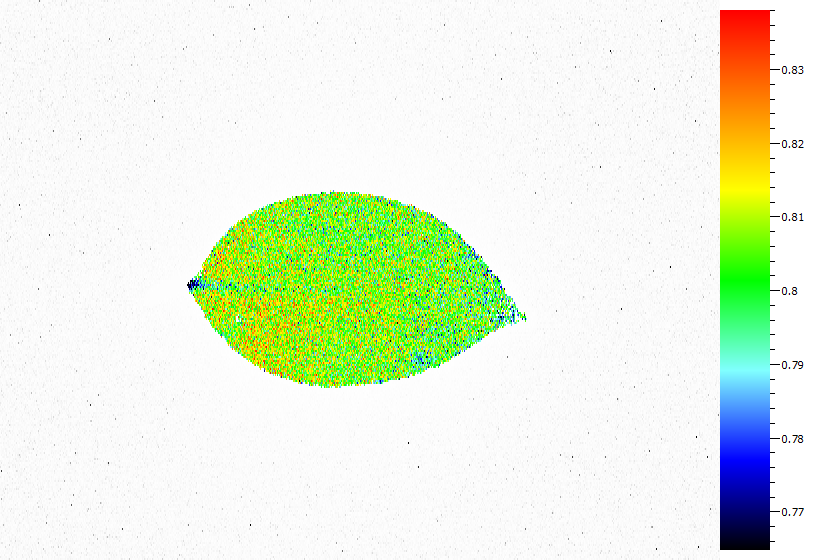
#> input picture test/img/bar.bmp, 820 x 560 px, found by its file name
$ python get_bar.py
#> lines starting #> are read from the running program, lines starting #| are printed output that depends on the picture; after the words box and inside, x2 and y2 are one past the last pixel; in counts of white or black regions, pixels touching at a corner belong together
import cv2

def main():
    img = cv2.imread('bar.bmp')
#> img is the input picture: shape (560, 820, 3); mean B, G, R 220.3, 242.5, 231.4
    img_gray = cv2.cvtColor(img, cv2.COLOR_BGR2GRAY)
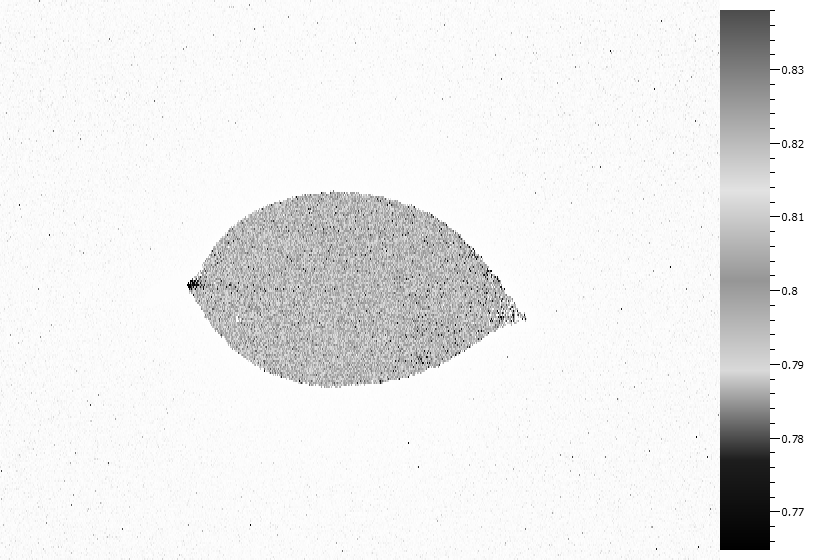
#> img_gray: shape (560, 820); min 0, max 255, mean 236.6
    #img_gray = cv2.blur(img_gray, (5,5))
    _, bin = cv2.threshold(img_gray, 230, 255, cv2.THRESH_BINARY_INV)
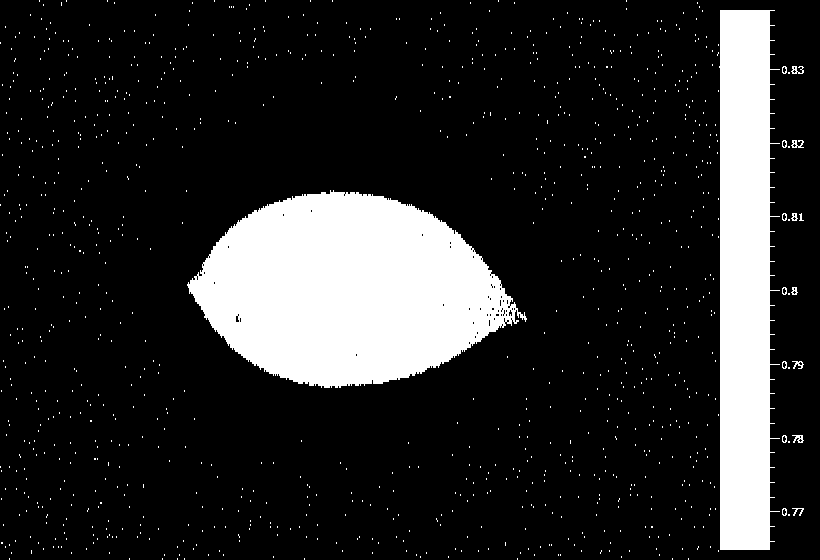
#> bin: shape (560, 820); 16.5% white; 1062 white regions (1046 under 20 px)
    cnts_list, _ = cv2.findContours(bin, cv2.RETR_EXTERNAL, cv2.CHAIN_APPROX_SIMPLE)
#> cnts_list = 1062 contours, 1047 with area under 20; largest, box (x1, y1, x2, y2) and area: (187, 190, 527, 388) 45268, (719, 10, 780, 550) 26450, (792, 435, 804, 443) 40, (791, 140, 804, 148) 39, (791, 66, 804, 74) 36
    cnts_list = list(filter(lambda x: cv2.contourArea(x) > 500, cnts_list))
#> cnts_list = 2 contours; box (x1, y1, x2, y2) and area: (187, 190, 527, 388) 45268, (719, 10, 780, 550) 26450
    x,y,w,h = cv2.boundingRect(cnts_list[0])
#> x = 187; y = 190; w = 340; h = 198
    img = cv2.rectangle(img, (x,y),(x+w,y+h),(0,255,0),3)
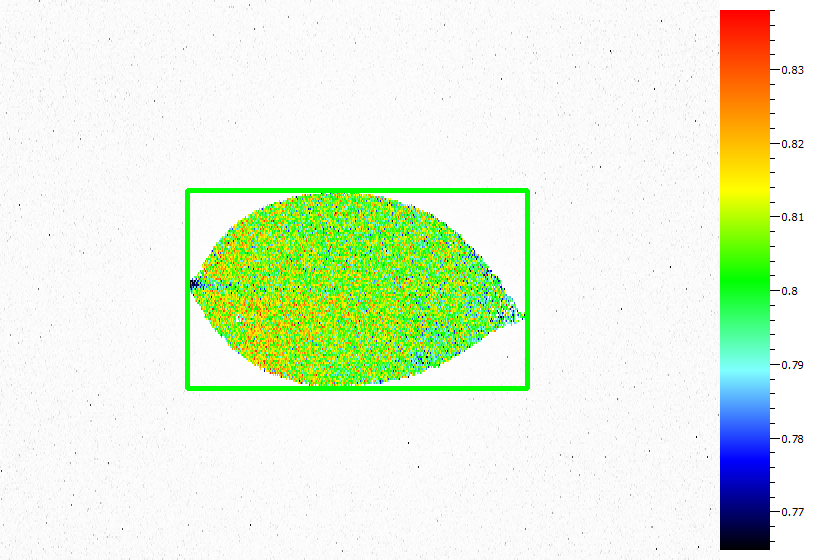
#> img: shape (560, 820, 3); 1.17% of pixels changed, all inside (x1, y1, x2, y2) = (185, 188, 530, 391)
    print(x,y,w,h)
#| 187 190 340 198
    if check_bar(w, h, img.shape[0]):
        print('koreha bar')
    else:
        print('bar janai')
    cv2.imwrite('teest.png', img)

def check_bar(w, h, ih):
#> called with w = 340, h = 198, ih = 560
    hi = h / w
#> hi = 0.582
    if hi > 0.7:
        tate = True
    else:
        tate = False
    img_hi = h / ih
#> img_hi = 0.354
    if img_hi > 0.8:
        img_tate = True
    else:
        img_tate = False
    if tate and img_tate:
        return True
    else:
        return False


if __name__ == '__main__':
    main()

$ run again, with test/img/2.png saved as test/img/bar.bmp
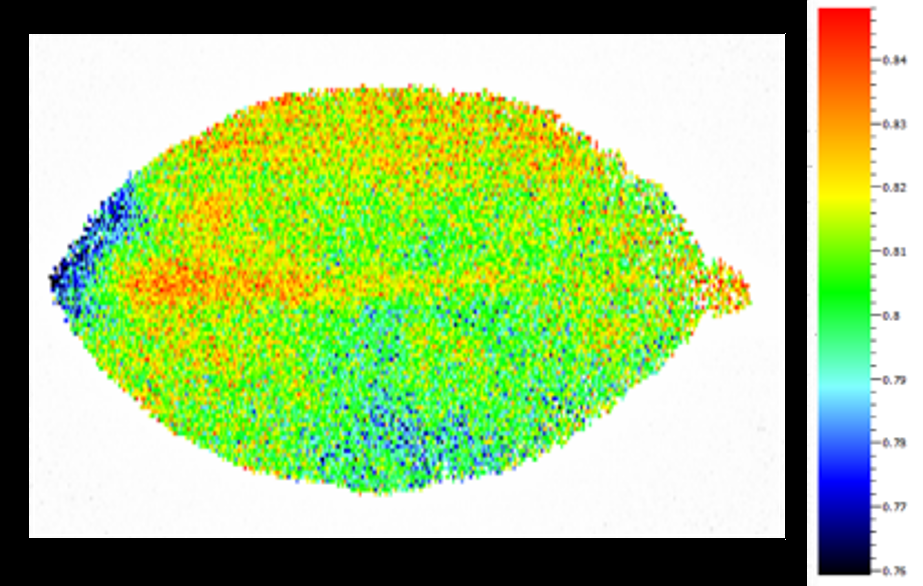
#> input picture test/img/2.png, 923 x 586 px, found by its file name
#> in main, img is the input picture: shape (586, 923, 3); mean B, G, R 124.4, 194.1, 161.3
#> in main, `_, bin = cv2.threshold(img_gray, 230, 255, cv2.THRESH_BINARY_INV)`:
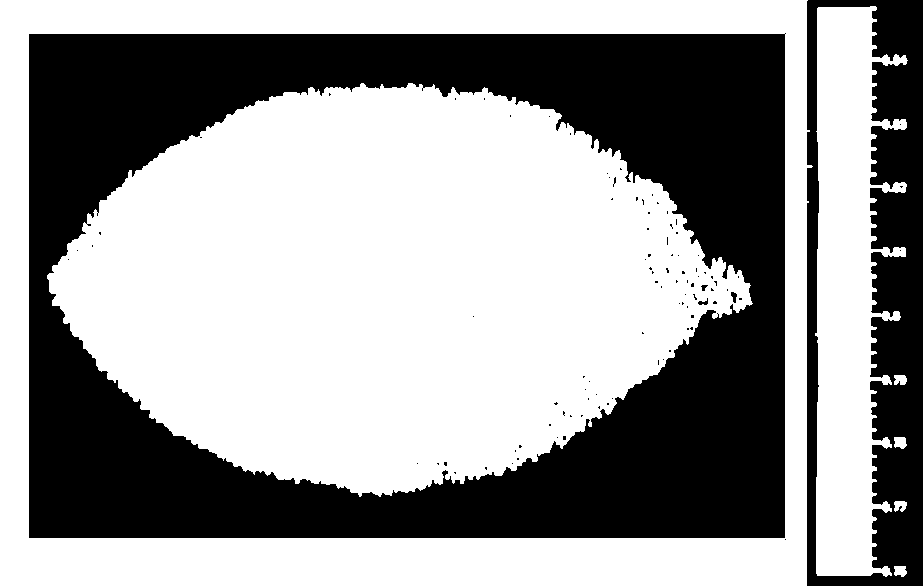
#> bin: shape (586, 923); 60% white; 97 black regions (92 under 20 px)
#> in main, `cnts_list, _ = cv2.findContours(bin, cv2.RETR_EXTERNAL, cv2.CHAIN_APPR..`: cnts_list = 6 contours; box (x1, y1, x2, y2) and area: (0, 0, 813, 586) 471530, (815, 6, 908, 577) 32372, (894, 437, 907, 449) 106, (894, 566, 907, 577) 96, (894, 375, 907, 385) 89, (894, 501, 907, 512) 86
#> in main, `cnts_list = list(filter(lambda x: cv2.contourArea(x) > 500, cnts_list))`: cnts_list = 2 contours; box (x1, y1, x2, y2) and area: (0, 0, 813, 586) 471530, (815, 6, 908, 577) 32372
#> x = 815; y = 6; w = 93; h = 571
#> in main, `img = cv2.rectangle(img, (x,y),(x+w,y+h),(0,255,0),3)`:
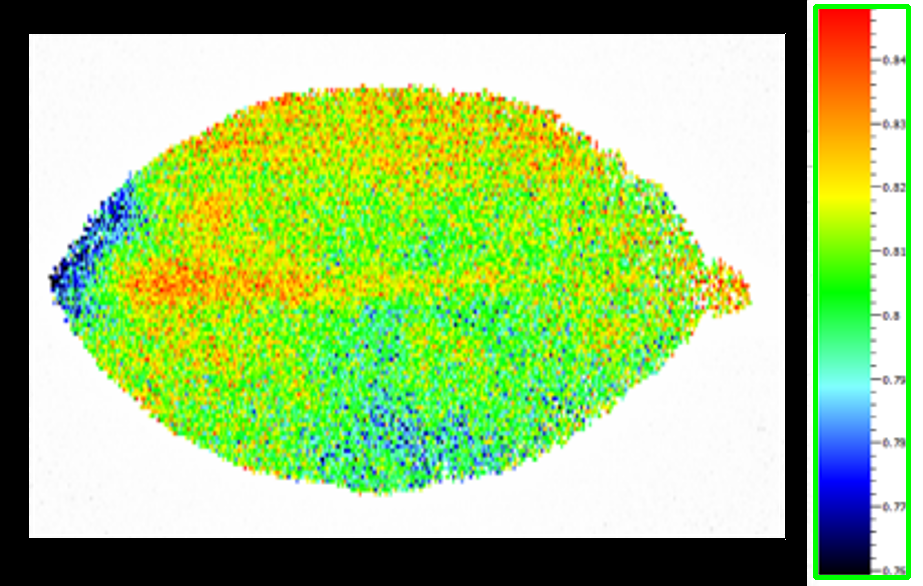
#> img: shape (586, 923, 3); 1.23% of pixels changed, all inside (x1, y1, x2, y2) = (813, 4, 911, 580)
#| 815 6 93 571
#> hi = 6.14
#> img_hi = 0.974
